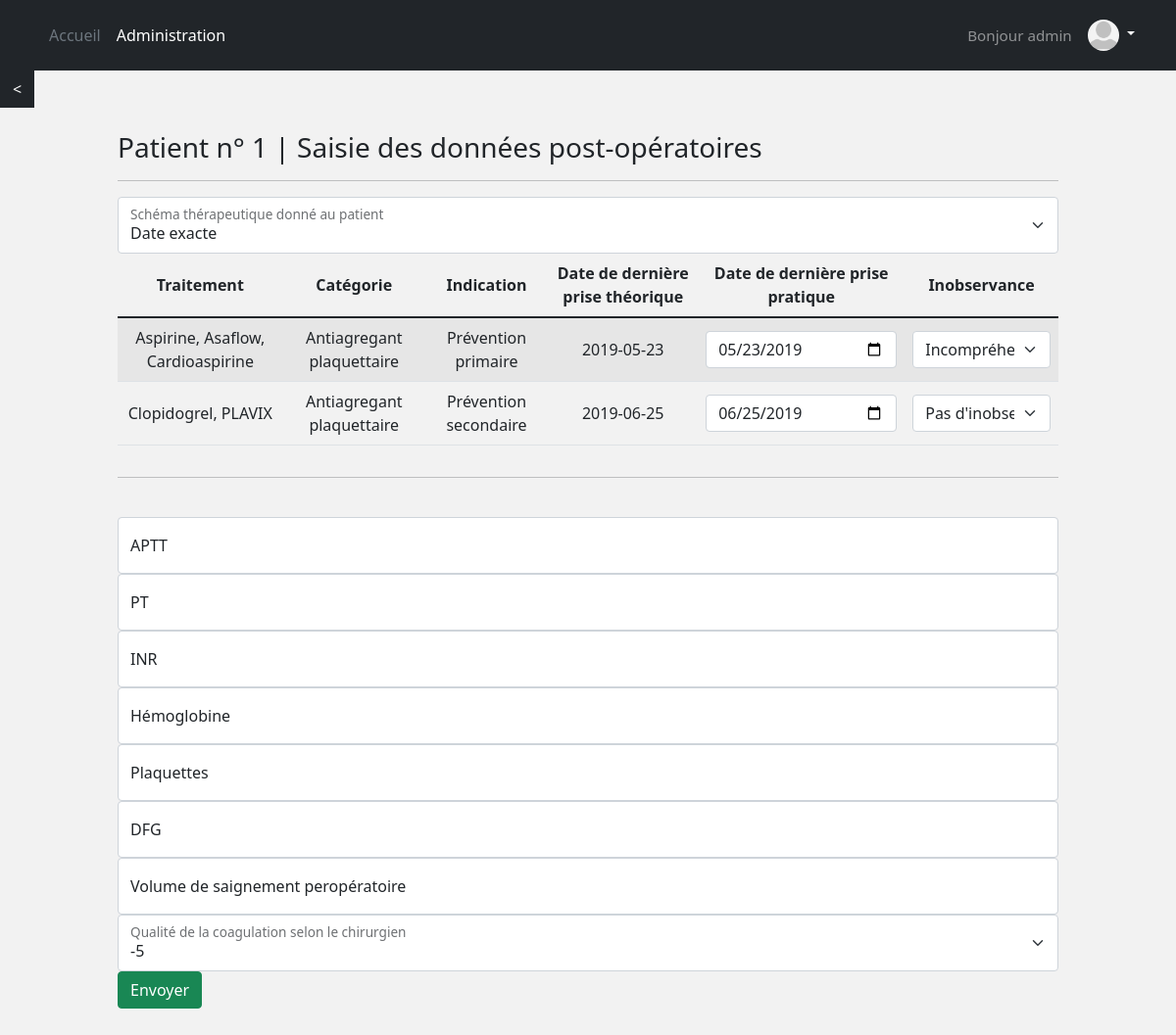
Before: /patient/postop/patient-1/ (signed in) with the older database file.
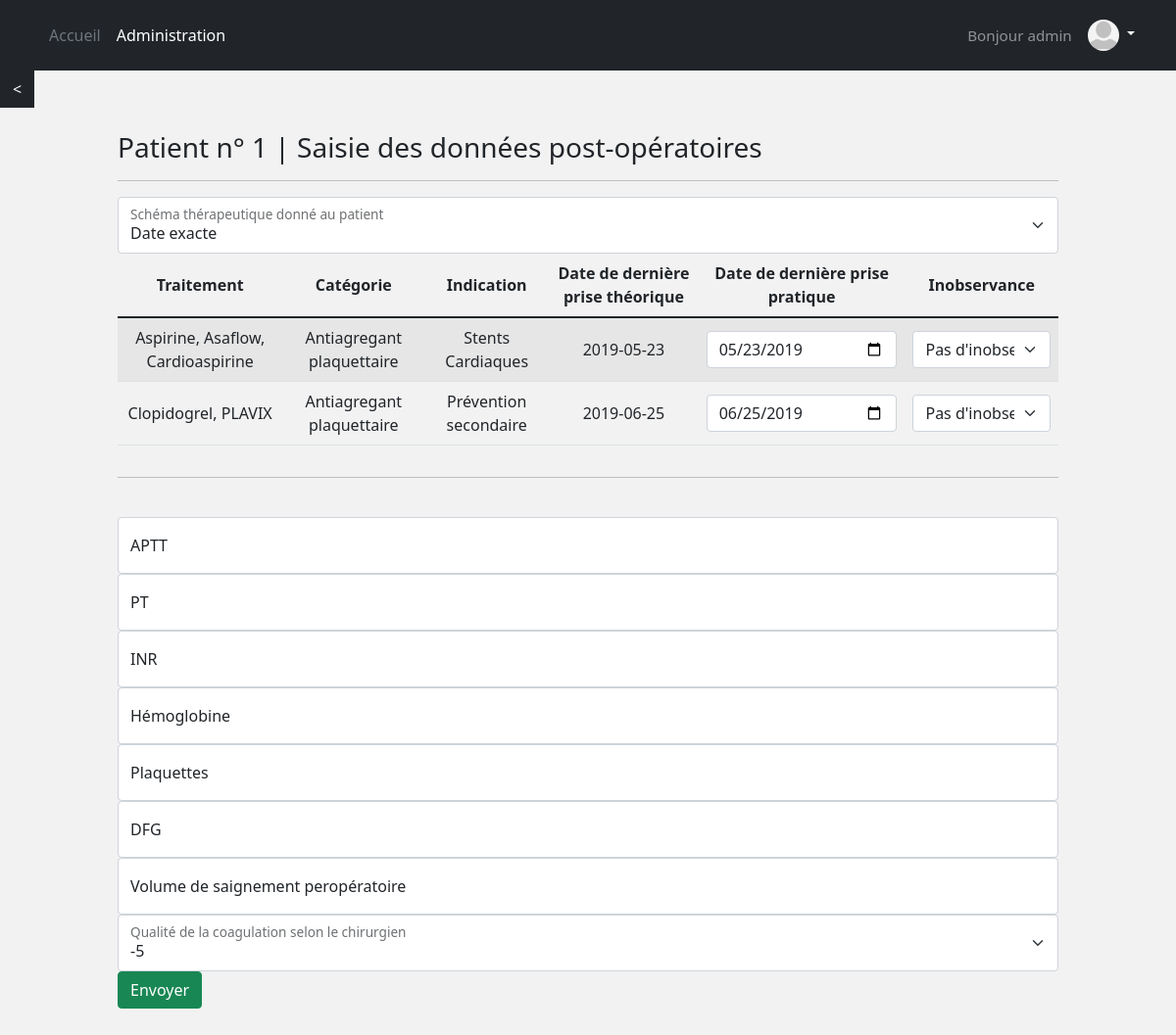
After: the same page with the newer database file.
### patient/models.py (models this page shows, shortened)
class Patient(models.Model):
    hosp_num = models.CharField("n°dossier", max_length=12, default="", validators=[
        RegexValidator(regex='^.{12}$', message='Length has to be 12'),
        RegexValidator(regex='^[0-9]*$', message='Only digits accepted')])
    firstname = models.CharField('prénom', max_length=200, default="")
    lastname = models.CharField('nom', max_length=200, default="")
    height = models.IntegerField('taille')
    weight = models.IntegerField('poids')
    ddn = models.DateField('Date de naissance')
    ddi = models.DateField("Date de l'intervention", null=True, blank=True)
    intervention = models.CharField('intervention', max_length=200, default="", blank=True)
    chirurgien = models.CharField('chirurgien', max_length=200, default="", blank=True)
    chirurgie = models.CharField("Discipline de l'intervention", max_length=40, choices=to_choice(CHIR_CHOICES), blank=True)
    bleeding_risk = models.CharField("Risque hémorragique de la chirurgie", max_length=100, choices=to_choice(BLEEDRISK_CHOICES), blank=True)
    consultant = models.CharField('Medecin qui fait la consultation', max_length=200, default="", blank=True)
    ddconsult = models.DateField("Date de la consultation", auto_now_add=True, blank=True)
    traitements = models.JSONField(default=dict, blank=True)
    algo = models.CharField("Algorithme suivi", max_length=40, choices=to_choice(ALGO_CHOICES), blank=True)
    algo_result = models.CharField('Résultat', max_length=400, default="", blank=True)
    algo_complete_results = models.JSONField(default=dict)
    schema_therap = models.CharField("Schéma thérapeutique donné au patient", max_length=40, default="Date exacte",
                                     choices=to_choice(["Date exacte", "Terminologie 'dernière prise à J-xx'", "Pas d'arrêt du traitement"]))
    aptt = models.IntegerField('APTT', null=True, blank=True)
    pt = models.IntegerField('PT', null=True, blank=True)
    inr = models.IntegerField('INR', null=True, blank=True)
    hemoglobine = models.IntegerField('Hémoglobine', null=True, blank=True)
    plaquette = models.IntegerField('Plaquettes', null=True, blank=True)
    dfg = models.IntegerField('DFG', null=True, blank=True)
    vol_sang = models.IntegerField('Volume de saignement peropératoire', null=True, blank=True)
    coag = models.CharField("Qualité de la coagulation selon le chirurgien", max_length=2, default='-5',
                            choices=to_choice(['-' + str(i) for i in range(6)] + ['+' + str(i) for i in range(5, -1, -1)]))
    incl_num = models.AutoField(primary_key=True)
    date_published = models.DateTimeField(auto_now_add=True, verbose_name="date published")
    date_updated = models.DateTimeField(auto_now=True, verbose_name="date updated")
    author = models.ForeignKey(settings.AUTH_USER_MODEL, on_delete=models.CASCADE)
    slug = models.SlugField(blank=True, unique=True)
    pathologie = models.CharField("Pathologie justifiant le traitement", max_length=40, choices=to_choice(PATH_CHOICES), blank=True)
    traitement1 = models.CharField("Premier traitement", max_length=40, choices=to_choice(TRAIT_CHOICES), blank=True)
    traitement2 = models.CharField("Deuxième traitement", max_length=40, choices=to_choice(TRAIT_CHOICES), blank=True)
    date_derniere_prise_th1 = models.DateField('Date de dernière prise théorique (premier traitement)', null=True, blank=True)
    date_derniere_prise1 = models.DateField('Date de dernière prise pratique (premier traitement)', null=True, blank=True)
    inobservance1 = models.CharField("Inobservance (premier traitement)", max_length=40, default="Pas d'inobservance",
                                     choices=to_choice(["Pas d'inobservance", "Oubli", "Incompréhension", "Contre-ordre médical"]))
    date_derniere_prise_th2 = models.DateField('Date de dernière prise théorique (deuxième traitement)', null=True, blank=True)
    date_derniere_prise2 = models.DateField('Date de dernière prise pratique (deuxième traitement)', null=True, blank=True)
    inobservance2 = models.CharField("Inobservance (deuxième traitement)", max_length=40, default="Pas d'inobservance",
                                     choices=to_choice(["Pas d'inobservance", "Oubli", "Incompréhension", "Contre-ordre médical"]))

### patient/views.py (the view, shortened to what this page needs)
# urls.py: path('postop/<slug>/', postop_patient_view, name="postop"),
@login_required(login_url='login')
def postop_patient_view(request, slug):
    patient = get_object_or_404(Patient, slug=slug)
    context = {}
    form = PostopPatientFileForm(request.POST or None, instance=patient)
    context['slug'] = slug
    context['form'] = form
    context['patient'] = patient
    return render(request, "patient/postop_patient.html", context)

### patient/forms.py (shortened to what this page needs)
class PostopPatientFileForm(CustomModelForm):
    class Meta:
        model = Patient
        fields = ["schema_therap", "aptt", "pt", "inr", "hemoglobine", "plaquette", "dfg", "vol_sang", "coag"]
    def get_inobservance_choices(self):
        return INOBS_CHOICES

### account/models.py (called while the page is built)
    def profile_picture_is_valid(self):
        return self.profile_picture and os.path.isfile(os.path.join(MEDIA_ROOT, self.profile_picture.name))

### patient/forms.py (called while the page is built)
    def init_input_types(self):
        for field in self:
            if isinstance(field.field, (forms.fields.DateField)):
                field.input_type = 'date'
            else:
                field.input_type = field.field.widget.input_type

### patient/templates/patient/postop_patient.html (shortened to what this page needs)
{% extends 'base.html' %}
{% load bootstrap %}
{% block content %}
<a href="{% url 'patient:detail' patient.slug %}" style="border-radius: 0;" class="btn btn-dark"><</a>
<form method="post" class="create-form">
  <br>
  <h3> Patient n° {{patient.incl_num}} | Saisie des données post-opératoires </h3> <hr>
  {% include 'patient/snippets/field2html.html' with field=form.schema_therap %}
  <div class="table-responsive">
    <table id="mytable" class="table table-bordred table-striped sortable">
      <thead>
        <th>Traitement</th>
        <th>Catégorie</th>
        <th>Indication</th>
        <th>Date de dernière prise théorique</th>
        <th>Date de dernière prise pratique</th>
        <th>Inobservance</th>
      </thead>
      {% for i, v in patient.traitements.items %}
        <tr>
          <td> {{v.traitement}} </td>
          <td> {{v.categorie}} </td>
          <td> {{v.pathologie}} </td>
          <td> {{v.ddprise_th}} </td>
          <td>
          {% if v.ddprise_pr %}
            <input type="date" name="ddprise_pr__{{i}}" id="ddprise_pr__{{i}}" class="form-control" value={{v.ddprise_pr}}>
          {% else %}
            <input type="date" name="ddprise_pr__{{i}}" id="ddprise_pr__{{i}}" class="form-control" value={{v.ddprise_th}}>
          {% endif %}
          </td>
          <td>
            <select class="form-select" id="inobservance__{{i}}" name="inobservance__{{i}}">
              {% for value in form.get_inobservance_choices %}
                <option value="{{value}}" {% if v.inobservance == value %} selected {% endif %} >{{ value }}</option>
              {% endfor %}
            </select>
          </td>
        </tr>
      {% endfor %}
    </table>
  </div>
  <hr><br>
  {% for field in form %}
    {% if field.name != 'schema_therap' %}
      {% include 'patient/snippets/field2html.html' %}
    {% endif %}
  {% endfor %}
  <button type="submit" class="btn btn-success">Envoyer</button>
</form>
{% endblock content %}

### patient/templates/patient/snippets/field2html.html
{% if not nolabel %}
  <div class="form-floating">
{% else %}
  <div class="form">
{% endif %}
  {% if field.input_type == 'select' %}
    <select class="form-select" id={{field.name}} name={{field.name}}>
      {% for value, label in field.field.choices %}
        <option value="{{value}}" {% if field.value == value %} selected {% endif %} >{{ label }}</option>
      {% endfor %}
    </select>
  {% elif field.input_type == 'date' and format_date %}
    <input {% if field.field.required %} required {% endif %} type="{{field.input_type}}" name={{field.name}} id={{field.name}} class="form-control" placeholder={{field.label}} value="{{field.value|date:'Y-m-d'}}">
  {% else %}
    <input {% if field.field.required %} required {% endif %} type="{{field.input_type}}" name={{field.name}} id={{field.name}} class="form-control" placeholder={{field.label}} value="{{field.value}}">
  {% endif %}
  {% if not nolabel %}
    <label for={{field.name}}>{{field.label}}</label>
  {% endif %}
</div>

Changed rows visible on the page:
changed Patient "Prévention secondaire": pathologie "Prévention primaire" → "Stents Cardiaques"; ddprise_th (not shown) → "05/23/2019"; value "Incompréhension" → "Pas d'inobservance"; ddprise_pr "05/23/2019" → (not shown)
